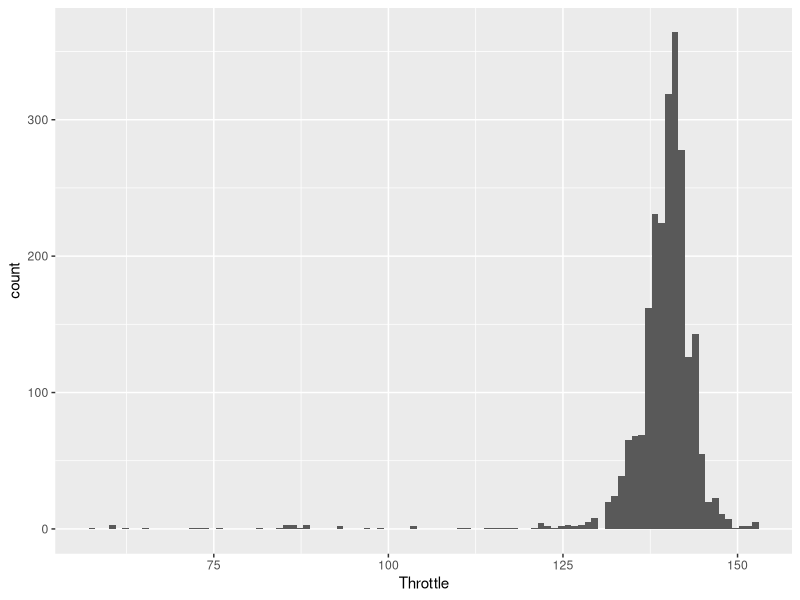
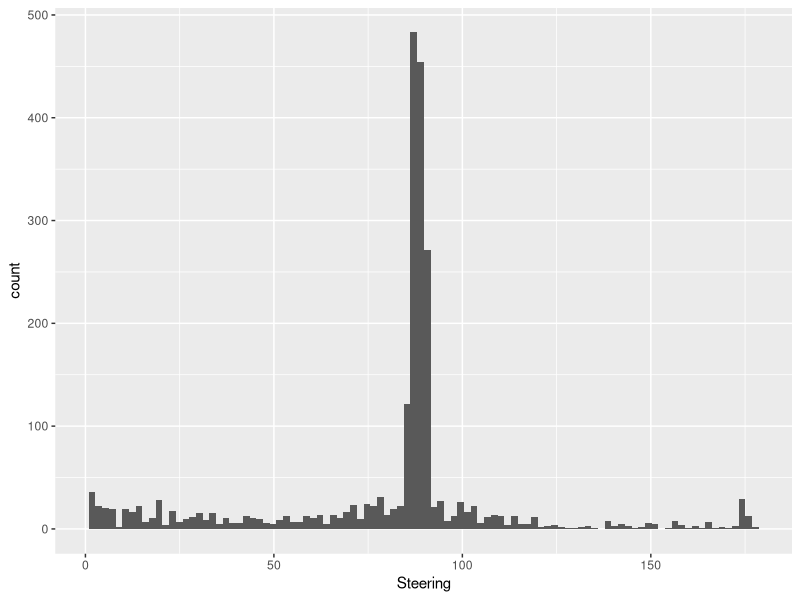
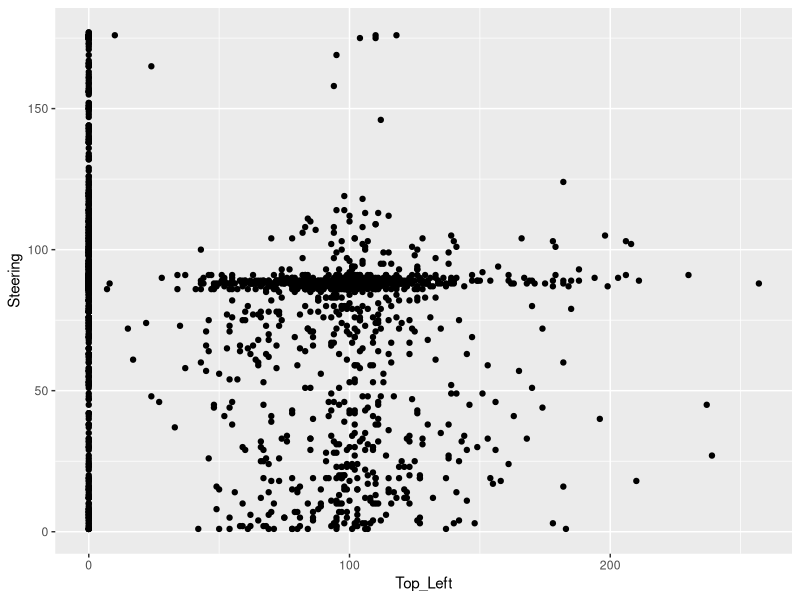
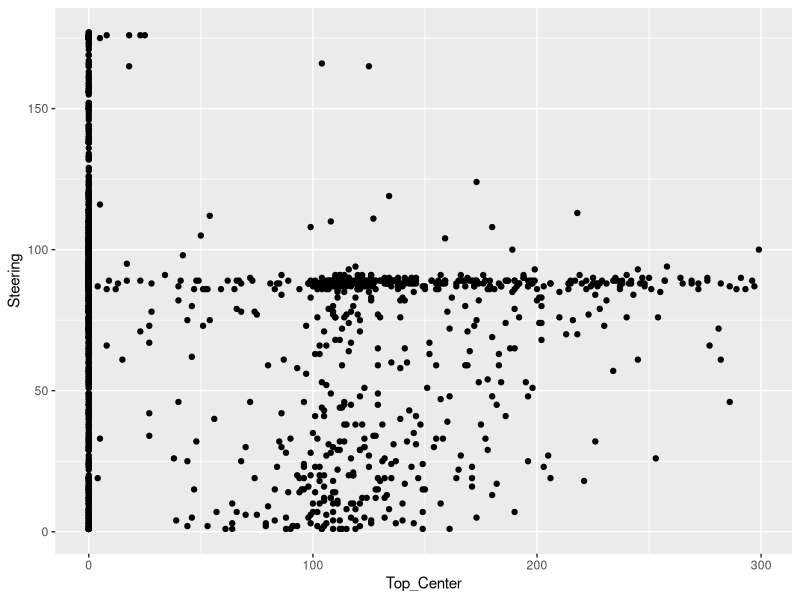
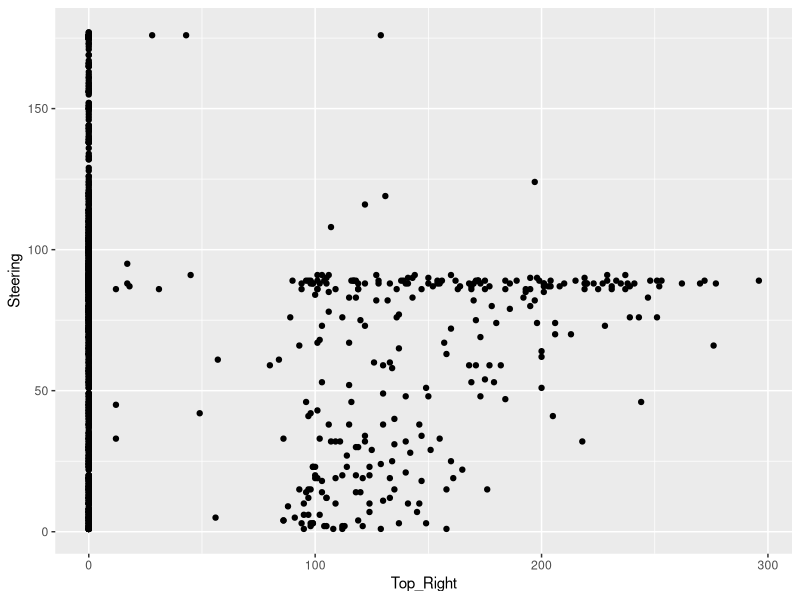
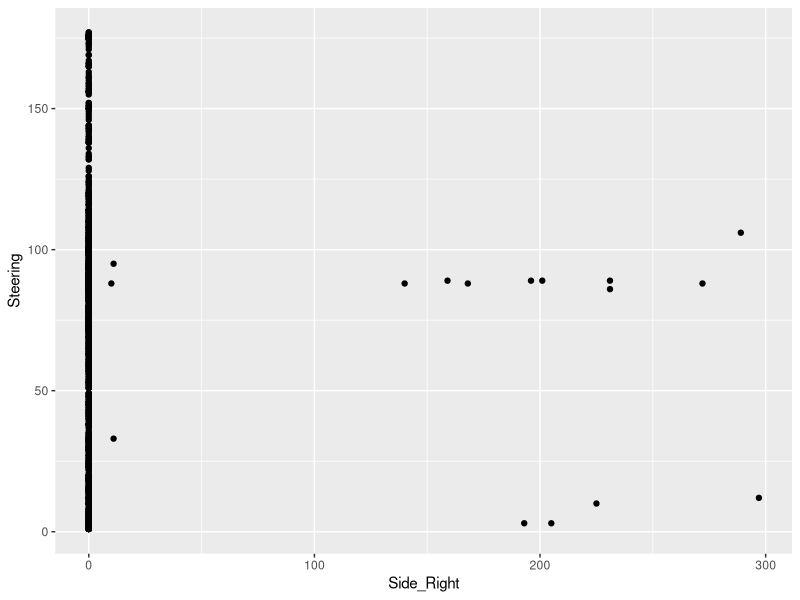
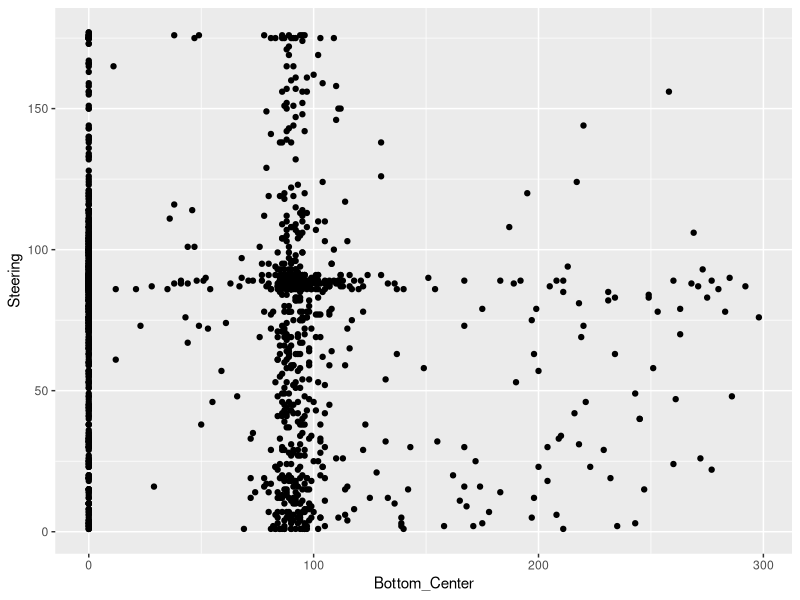
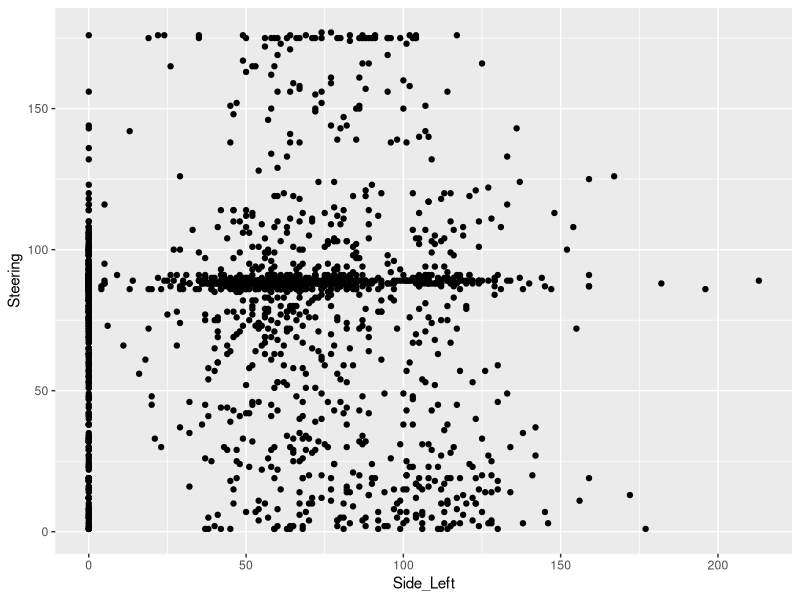

Reproduce these figures in R, in order.
library(readr)
library(randomForest)
library(ggplot2)
library(caret)

df <- read_csv("data.csv", col_names = TRUE)
df <- df[-which(df$Steering <= 0 | df$Throttle <= 0), ]
write_csv(df, "data_cleaned.csv")
ggplot(data = df, aes(Throttle)) + geom_histogram(bins = 100)
ggplot(data = df, aes(Steering)) + geom_histogram(bins = 100)

ggplot(data = df, aes(x = Top_Left, y = Steering)) + geom_point()
ggplot(data = df, aes(x = Top_Center, y = Steering)) + geom_point()
ggplot(data = df, aes(x = Top_Right, y = Steering)) + geom_point()
ggplot(data = df, aes(x = Side_Right, y = Steering)) + geom_point()
ggplot(data = df, aes(x = Bottom_Center, y = Steering)) + geom_point()
ggplot(data = df, aes(x = Side_Left, y = Steering)) + geom_point()

test.index <- createDataPartition(df$Steering, p=0.2, list = FALSE)
df.test <- df[test.index,]
df.train <- df[-test.index,]
#df.test <- read_csv("data_test.csv", col_names = TRUE)
#df.test <- df.test[-which(df.test$Steering < 0 | df.test$Throttle < 0), ]

#Random Forest
#Steering
#Train
model <- randomForest(Steering ~ . - Throttle, data = df.train)
pred <- predict(model, newdata = df.train)
df.comp <- data.frame(Actual = df.train$Steering, Residual = df.train$Steering - pred)
ggplot(data = df.comp, mapping = aes(Actual, Residual)) + geom_point() + 
  ggtitle("Steering (Linear regression Train)")
rmse <- sqrt(sum((df.comp$Residual ^ 2))/nrow(df.train))
print(rmse)

#Steering
#Test
pred <- predict(model, newdata = df.test)
df.comp <- data.frame(Actual = df.test$Steering, Residual = df.test$Steering - pred)
ggplot(data = df.comp, mapping = aes(Actual, Residual)) + geom_point() + 
  ggtitle("Steering (Linear regression Test)")
rmse <- sqrt(sum((df.comp$Residual ^ 2))/nrow(df.test))
print(rmse)

#Throttle
#Train
model <- randomForest(Throttle ~ . - Steering, data = df.train)
pred <- predict(model, newdata = df.train)
df.comp <- data.frame(Actual = df.train$Throttle, Residual = df.train$Throttle - pred)
ggplot(data = df.comp, mapping = aes(Actual, Residual)) + geom_point() + 
  ggtitle("Throttle (RandomForest Train)")
rmse <- sqrt(sum((df.comp$Residual ^ 2))/nrow(df.train))
print(rmse)

#Throttle
#Test
pred <- predict(model, newdata = df.test)
df.comp <- data.frame(Actual = df.test$Throttle, Residual = df.test$Throttle - pred)
ggplot(data = df.comp, mapping = aes(Actual, Residual)) + geom_point() + 
  ggtitle("Throttle (RandomForest Test)")
rmse <- sqrt(sum((df.comp$Residual ^ 2))/nrow(df.test))
print(rmse)



#Linear regression
#Steering
#Train
model <- lm(Steering ~ . - Throttle, data = df.train)
pred <- predict(model, newdata = df.train)
df.comp <- data.frame(Actual = df.train$Steering, Residual = df.train$Steering - pred)
ggplot(data = df.comp, mapping = aes(Actual, Residual)) + geom_point() + 
  ggtitle("Steering (Linear regression Train)")
rmse <- sqrt(sum((df.comp$Residual ^ 2))/nrow(df.train))
print(rmse)

#Steering
#Test
pred <- predict(model, newdata = df.test)
df.comp <- data.frame(Actual = df.test$Steering, Residual = df.test$Steering - pred)
ggplot(data = df.comp, mapping = aes(Actual, Residual)) + geom_point() + 
  ggtitle("Steering (Linear regression Test)")
rmse <- sqrt(sum((df.comp$Residual ^ 2))/nrow(df.test))
print(rmse)

#Throttle
#Train
model <- lm(Throttle ~ . - Steering, data = df.train)
pred <- predict(model, newdata = df.train)
df.comp <- data.frame(Actual = df.train$Throttle, Residual = df.train$Throttle - pred)
ggplot(data = df.comp, mapping = aes(Actual, Residual)) + geom_point() +
  ggtitle("Throttle (Linear regression Train)")
rmse <- sqrt(sum((df.comp$Residual ^ 2))/nrow(df.train))
print(rmse)

#Throttle
#Test
pred <- predict(model, newdata = df.test)
df.comp <- data.frame(Actual = df.test$Throttle, Residual = df.test$Throttle - pred)
ggplot(data = df.comp, mapping = aes(Actual, Residual)) + geom_point() +
  ggtitle("Throttle (Linear regression Test)")
rmse <- sqrt(sum((df.comp$Residual ^ 2))/nrow(df.test))
print(rmse)
